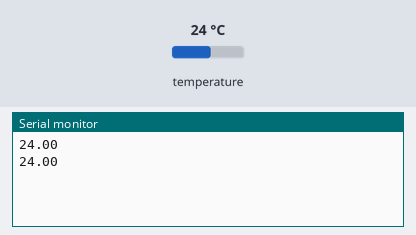
Recording of a sketch running on a simulated Arduino Uno, built with avr-gcc and run on an emulated ATmega328P. Parts: the last lines printed to the serial monitor. The inputs (shaded band) are chosen by the test bench; at power-on: temperature 24 °C.

Above: at 2.8 s.
2.9 s: temperature set to 12 °C
At 4.1 s:
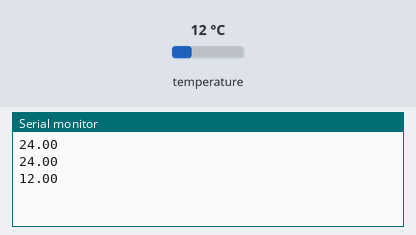
4.7 s: temperature set to 19 °C
At 4.7 s:
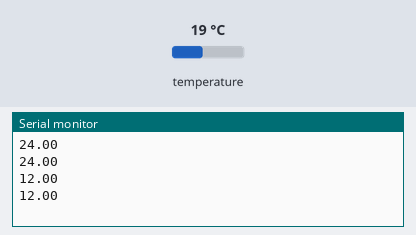
Timing chart, 0 to 7.7 s (numbered marks = the images above; inputs shaded):
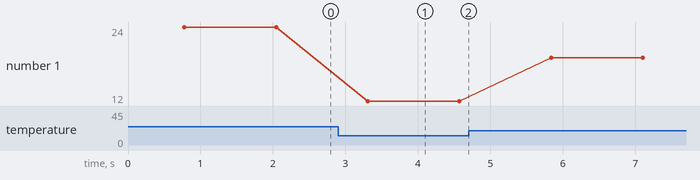

Measured:
- after the input at 2.9 s, the serial monitor: prints a new line after 0.41 s (image 1)
- plotted number 1: 24 → 12 after the input at 2.9 s, 12 → 19 after the input at 4.7 s

The sketch:

Sensor_tmp__DS18B20_.ino
```cpp
#include <OneWire.h>
#include <DallasTemperature.h>

OneWire onewire(4);
DallasTemperature sensor(&onewire);

float temp;

void setup() {
  // put your setup code here, to run once:
  Serial.begin(9600);
  sensor.begin();

}

void loop() {
  sensor.requestTemperatures();
  temp = sensor.getTempCByIndex(0);
  Serial.println(temp);
  delay(500);

}
```
